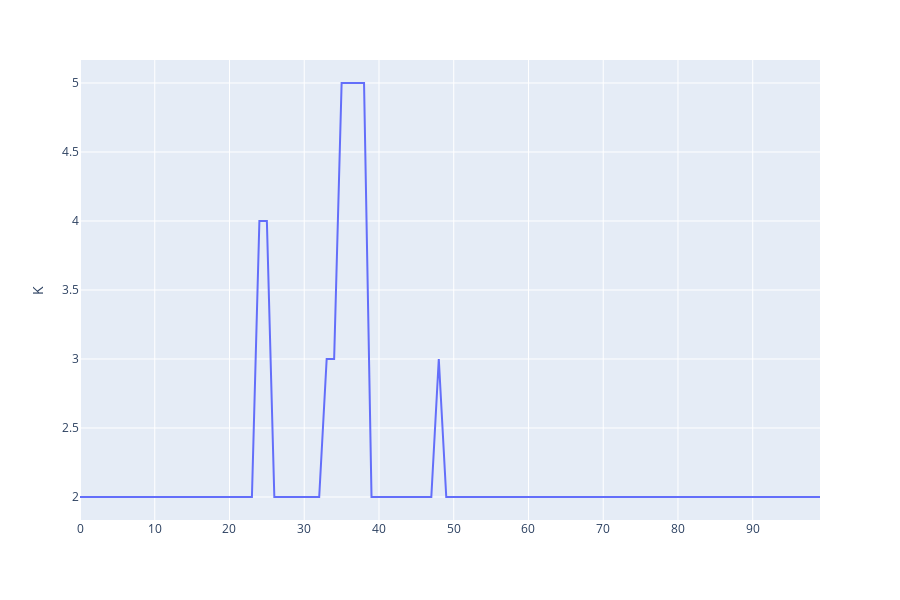

The code cell stored with this chart in its notebook:
### Markdown cell above
Let's first visualise how the number of clusters $K$ varies across a sampling trajectory:

### Code cell
fig = px.line(pd.DataFrame({
    'K': posterior_samples.get_variable(gmm.K()).squeeze().detach().numpy(),
}), y='K')
fig.show()

### Figure 1 — Plotly figure (JSON) as saved in the notebook; plotly's stock layout.template omitted (floating-point values rounded to 4 significant figures)
{"data": [{"hoverlabel": {"namelength": 0}, "hovertemplate": "K=%{y}", "legendgroup": "", "line": {"color": "#636efa", "dash": "solid"}, "mode": "lines", "name": "", "showlegend": false, "type": "scatter", "xaxis": "x", "y": [2, 2, 2, 2, 2, 2, 2, 2, 2, 2, 2, 2, 2, 2, 2, 2, 2, 2, 2, 2, 2, 2, 2, 2, 4, 4, 2, 2, 2, 2, 2, 2, 2, 3, 3, 5, 5, 5, 5, 2, 2, 2, 2, 2, 2, 2, 2, 2, 3, 2, 2, 2, 2, 2, 2, 2, 2, 2, 2, 2, 2, 2, 2, 2, 2, 2, 2, 2, 2, 2, 2, 2, 2, 2, 2, 2, 2, 2, 2, 2, 2, 2, 2, 2, 2, 2, 2, 2, 2, 2, 2, 2, 2, 2, 2, 2, 2, 2, 2, 2], "yaxis": "y"}], "layout": {"height": 600, "legend": {"tracegroupgap": 0}, "margin": {"t": 60}, "xaxis": {"anchor": "y", "domain": [0, 1]}, "yaxis": {"anchor": "x", "domain": [0, 1], "title": {"text": "K"}}}}
